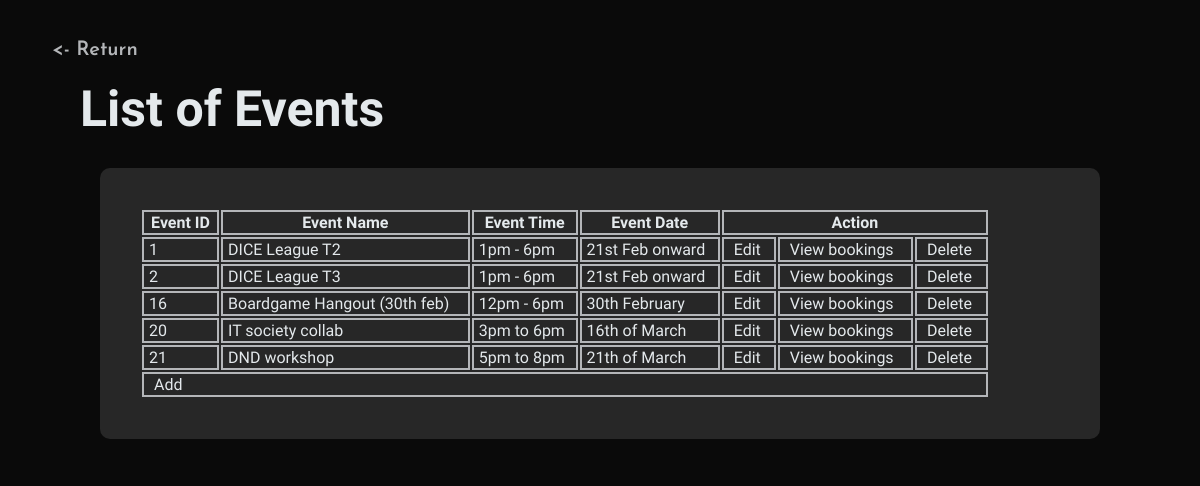
/DICE/admin-manage-event.php, run on the app's committed database.
### tables this page shows
CREATE TABLE `dice_event` (
  `Event_ID` int(11) NOT NULL,
  `Event_Name` varchar(100) NOT NULL,
  `Event_Des` longtext DEFAULT NULL,
  `Event_Actdes` longtext DEFAULT NULL,
  `Event_Image` varchar(150) NOT NULL DEFAULT 'placeholder.png',
  `Event_Time` text NOT NULL,
  `Event_Date` text NOT NULL,
  `isPassed` tinyint(1) NOT NULL DEFAULT 0,
  `Event_Category` int(11) DEFAULT 5,
  `Event_Price` double NOT NULL DEFAULT 5
);

### DICE/admin-manage-event.php (the view, shortened to what this page needs)
<?php include("Base.php") ?>
<html>
<head>
	<link rel="stylesheet" href="admin.css">
</head>
<body>
	<a class="returning" href="admin-dashboard.php"><- Return</a>
			<section class="admin-decore">
				<h1>List of Events</h1>
				<div class="admin-container">
					<table border="1" style="width:850px;" class="White_colour table-deco">
						<tr class="backBase_colour_2">
							<th>Event ID</th>
							<th>Event Name</th>
							<th>Event Time</th>
							<th>Event Date</th>
							<th colspan="3">Action</th>
						</tr>
						<?php
						$result = mysqli_query($connect, "select * from dice_event where isPassed=0");
						while ($row = mysqli_fetch_assoc($result)) {
							?>
							<tr class="backAccent_colour_2 Accent_colour_1">
								<td><?php echo $row["Event_ID"]; ?></td>
								<td><?php echo $row["Event_Name"]; ?></td>
								<td><?php echo $row["Event_Time"]; ?></td>
								<td><?php echo $row["Event_Date"]; ?></td>
								<td><a href="admin-edit-event.php?eventcode=<?php echo $row['Event_ID']; ?>">Edit</a></td>
								<td><a href="admin-manage-booking.php?eventcode=<?php echo $row['Event_ID']; ?>">View
										bookings</a>
								</td>
								<td><a href="admin-manage-event.php?del&eventcode=<?php echo $row['Event_ID']; ?>"
										onclick="return confirmation();">Delete</a></td>
							</tr>
							<?php
						}
						?>
						<tr>
							<td colspan="7"><a href=admin-add-event.php>Add</a></td>
						</tr>
					</table>
				</div>
				<br>
			</section>
</body>
</html>

### DICE/admin.css (style rules this page uses)
* { background-color: #0a0a0a; color: #E4E9EC; font-family: "Texturina"; scroll-behavior: smooth; scrollbar-color: #272727 #0a0a0a; }
body { margin: 40px; }
body h1 { color: #E4E9EC; font-size: 50px; font-weight: 700; margin: 20px 0 30px 0; }
.returning { text-decoration: none; padding: 12px; border: none; color: #B4B6B9; font-size: 20px; font-family: "Josefin Sans"; font-weight: 600; }
.admin-decore { margin: 0; margin: 0 40px; }
.table-color tr, td, th { background-color: #272727 !important; border: 2px solid #B4B6B9; }

### data on the page
dice_event: Event_ID "1", Event_Name "DICE League T2", Event_Time "1pm - 6pm", Event_Date "21st Feb onward"
dice_event: Event_ID "2", Event_Name "DICE League T3", Event_Time "1pm - 6pm", Event_Date "21st Feb onward"
dice_event: Event_ID "16", Event_Name "Boardgame Hangout (30th feb)", Event_Time "12pm - 6pm", Event_Date "30th February"
dice_event: Event_ID "20", Event_Name "IT society collab", Event_Time "3pm to 6pm", Event_Date "16th of March"
dice_event: Event_ID "21", Event_Name "DND workshop", Event_Time "5pm to 8pm", Event_Date "21th of March"
